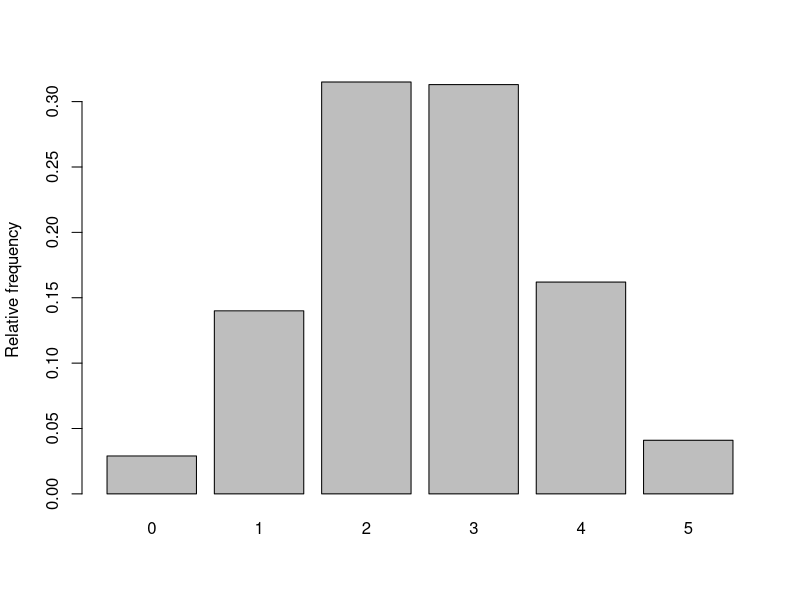
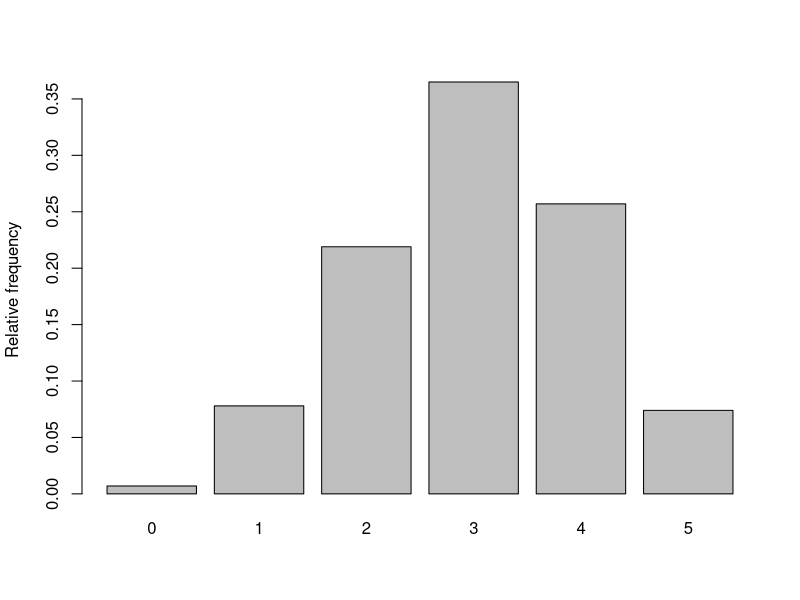

The R script that drew these images, in order:
## ---- chunk 1
# Simulate the number of heads in k throws of a dice repeated Nsim times
# We let 0 correspond to tail and 1 correspond to head,
# The sample()-command below randomly draw a 0 or 1 with 
# equal probability k times, and then sum() will summarize the number of heads
simheads <- function(Nsim,k){
  nheads <- vector(length=Nsim) # Define a vector to store the number of heads 
  for(i in 1:Nsim)              # Generate the number of heads Nsim times
    nheads[i] <- sum(sample(0:1,size=k,replace=TRUE))  # See explanation above
  return(nheads)                # Return the resulting vector
}
## ---- chunk 2
# Summarize the results by histograms and numbers
# Repeat the lines below many times for different numbers of Nsim and k
# What happens when Nsim gets large?
k <- 5
Nsim <- 1000
nheadsim <- simheads(Nsim=Nsim,k=k)
relfreq <- table(nheadsim)/Nsim # Calculate relative frequency for each outcome
relfreq
barplot(relfreq,ylab="Relative frequency")
## ---- chunk 3
x <- dbinom(3, size=5, prob=0.5)
print(x)
## ---- chunk 4
# Same function as above but with a biased coin. b is bias variable
simbias <- function(Nsim,k,b){
  nheads <- vector(length=Nsim) # Define a vector to store the number of heads
  for(i in 1:Nsim)              # Generate the number of heads Nsim times
    nheads[i] <- sum(sample(0:1,size=k,replace=TRUE, prob=c(1-b, b)))
  return(nheads)                # Return the resulting vector
}
## ---- chunk 5
# Summarize the results by histograms and numbers
# Repeat the lines below many times for different numbers of Nsim and k
# What happens when Nsim gets large?
k <- 5
Nsim <- 1000
b <- 0.6
nheadsim <- simbias(Nsim=Nsim,k=k,b=b)
relfreq <- table(nheadsim)/Nsim # Calculate relative frequency for each outcome
relfreq
barplot(relfreq,ylab="Relative frequency")
